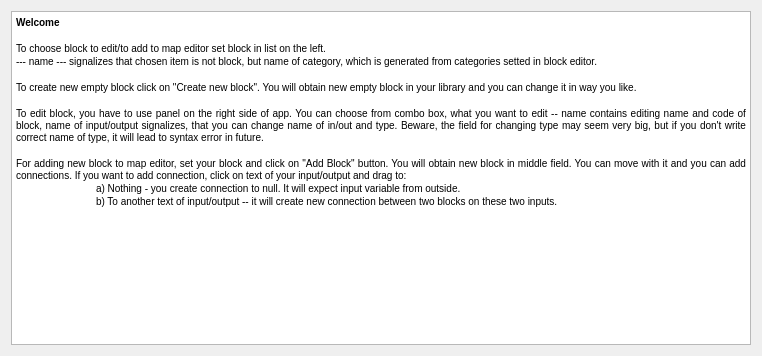
<?xml version="1.0" encoding="UTF-8"?>
<ui version="4.0">
 <class>Dialog</class>
 <widget class="QDialog" name="Dialog">
  <property name="geometry">
   <rect>
    <x>0</x>
    <y>0</y>
    <width>762</width>
    <height>356</height>
   </rect>
  </property>
  <property name="windowTitle">
   <string>Dialog</string>
  </property>
  <layout class="QHBoxLayout" name="horizontalLayout">
   <item>
    <widget class="QTextEdit" name="textEdit">
     <property name="html">
      <string>&lt;!DOCTYPE HTML PUBLIC &quot;-//W3C//DTD HTML 4.0//EN&quot; &quot;http://www.w3.org/TR/REC-html40/strict.dtd&quot;&gt;
&lt;html&gt;&lt;head&gt;&lt;meta name=&quot;qrichtext&quot; content=&quot;1&quot; /&gt;&lt;style type=&quot;text/css&quot;&gt;
p, li { white-space: pre-wrap; }
&lt;/style&gt;&lt;/head&gt;&lt;body style=&quot; font-family:'MS Shell Dlg 2'; font-size:7.8pt; font-weight:400; font-style:normal;&quot;&gt;
&lt;p align=&quot;justify&quot; style=&quot; margin-top:0px; margin-bottom:0px; margin-left:0px; margin-right:0px; -qt-block-indent:0; text-indent:0px;&quot;&gt;&lt;span style=&quot; font-weight:600;&quot;&gt;Welcome&lt;/span&gt;&lt;/p&gt;
&lt;p align=&quot;justify&quot; style=&quot;-qt-paragraph-type:empty; margin-top:0px; margin-bottom:0px; margin-left:0px; margin-right:0px; -qt-block-indent:0; text-indent:0px; font-weight:600;&quot;&gt;&lt;br /&gt;&lt;/p&gt;
&lt;p align=&quot;justify&quot; style=&quot; margin-top:0px; margin-bottom:0px; margin-left:0px; margin-right:0px; -qt-block-indent:0; text-indent:0px;&quot;&gt;To choose block to edit/to add to map editor set block in list on the left. &lt;/p&gt;
&lt;p align=&quot;justify&quot; style=&quot; margin-top:0px; margin-bottom:0px; margin-left:0px; margin-right:0px; -qt-block-indent:0; text-indent:0px;&quot;&gt;--- name --- signalizes that chosen item is not block, but name of category, which is generated from categories setted in block editor.&lt;/p&gt;
&lt;p align=&quot;justify&quot; style=&quot;-qt-paragraph-type:empty; margin-top:0px; margin-bottom:0px; margin-left:0px; margin-right:0px; -qt-block-indent:0; text-indent:0px;&quot;&gt;&lt;br /&gt;&lt;/p&gt;
&lt;p align=&quot;justify&quot; style=&quot; margin-top:0px; margin-bottom:0px; margin-left:0px; margin-right:0px; -qt-block-indent:0; text-indent:0px;&quot;&gt;To create new empty block click on &amp;quot;Create new block&amp;quot;. You will obtain new empty block in your library and you can change it in way you like.&lt;/p&gt;
&lt;p align=&quot;justify&quot; style=&quot;-qt-paragraph-type:empty; margin-top:0px; margin-bottom:0px; margin-left:0px; margin-right:0px; -qt-block-indent:0; text-indent:0px;&quot;&gt;&lt;br /&gt;&lt;/p&gt;
&lt;p align=&quot;justify&quot; style=&quot; margin-top:0px; margin-bottom:0px; margin-left:0px; margin-right:0px; -qt-block-indent:0; text-indent:0px;&quot;&gt;To edit block, you have to use panel on the right side of app. You can choose from combo box, what you want to edit -- name contains editing name and code of block, name of input/output signalizes, that you can change name of in/out and type. Beware, the field for changing type may seem very big, but if you don't write correct name of type, it will lead to syntax error in future.&lt;/p&gt;
&lt;p align=&quot;justify&quot; style=&quot;-qt-paragraph-type:empty; margin-top:0px; margin-bottom:0px; margin-left:0px; margin-right:0px; -qt-block-indent:0; text-indent:0px;&quot;&gt;&lt;br /&gt;&lt;/p&gt;
&lt;p align=&quot;justify&quot; style=&quot; margin-top:0px; margin-bottom:0px; margin-left:0px; margin-right:0px; -qt-block-indent:0; text-indent:0px;&quot;&gt;For adding new block to map editor, set your block and click on &amp;quot;Add Block&amp;quot; button. You will obtain new block in middle field. You can move with it and you can add connections. If you want to add connection, click on text of your input/output and drag to:&lt;/p&gt;
&lt;p align=&quot;justify&quot; style=&quot; margin-top:0px; margin-bottom:0px; margin-left:0px; margin-right:0px; -qt-block-indent:0; text-indent:0px;&quot;&gt;	a) Nothing - you create connection to null. It will expect input variable from outside.&lt;/p&gt;
&lt;p align=&quot;justify&quot; style=&quot; margin-top:0px; margin-bottom:0px; margin-left:0px; margin-right:0px; -qt-block-indent:0; text-indent:0px;&quot;&gt;	b) To another text of input/output -- it will create new connection between two blocks on these two inputs.&lt;/p&gt;&lt;/body&gt;&lt;/html&gt;</string>
     </property>
     <property name="placeholderText">
      <string>Welcome to our </string>
     </property>
    </widget>
   </item>
  </layout>
 </widget>
 <resources/>
 <connections/>
</ui>
